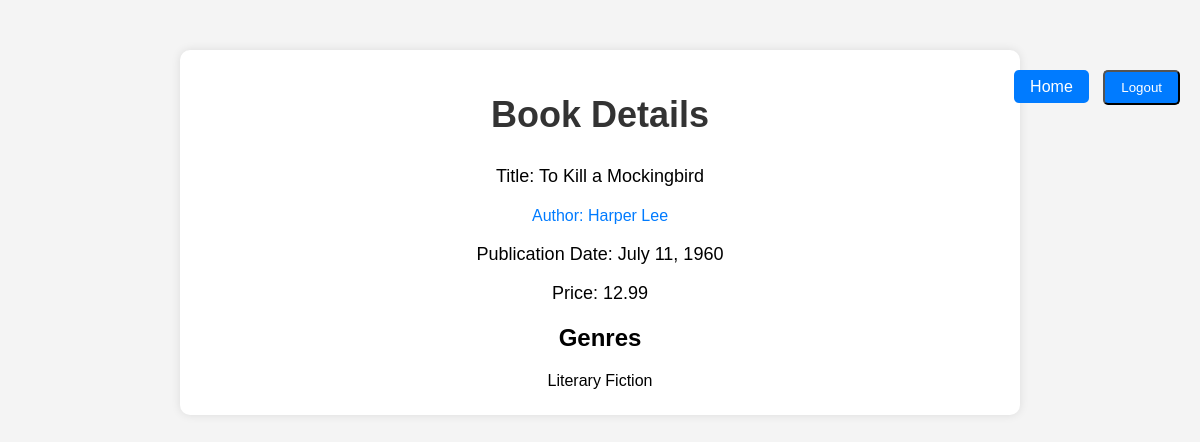
Screenshot of /book/3/ with the database file from the repository.
### library/models.py (models this page shows, shortened)
class Book(models.Model):
    objects = None
    title =models.CharField(max_length=100)
    author=models.ForeignKey(Author,on_delete =models.CASCADE)#In this case, CASCADE means that if an Author object is deleted, all associated Book objects will also be deleted.
    genre=models.ManyToManyField(Genre)
    price =models.DecimalField(max_digits=10,decimal_places =2)
    publication_date=models.DateField()

class Author(models.Model):
    objects = None
    name =models.CharField(max_length =100)
    birth_date =models.DateField()
    nationality =models.CharField(max_length =30)

class Genre(models.Model):
    objects = None
    name =models.CharField(max_length =100)

### library/views.py (the view)
# urls.py: path('book/<int:book_id>/', views.book_detail_view, name='book_detail'),
def book_detail_view(request, book_id):
    book = Book.objects.get(pk=book_id)
    return render(request, 'book_detail.html', {'book': book})

### library/templates/book_detail.html (shortened to what this page needs)
<!DOCTYPE html>
<html lang="en">
<head>
</head>
<body>
    <div class="top-right">
        <a href="{% url 'home' %}" class="btn">Home</a>
        <form action="{% url 'logout' %}" method="post" style="display: inline;">
            <button type="submit" class="btn">Logout</button>
        </form>
    </div>
    <div class="container">
        <h1>Book Details</h1>
        <p>Title: {{ book.title }}</p>
        <p><a href="{% url 'author_detail' book.author.id %}">Author: {{ book.author.name }}</a></p>
        <p>Publication Date: {{ book.publication_date }}</p>
        <p>Price: {{ book.price }}</p>
        <h2>Genres</h2>
        <ul>
            {% for genre in book.genre.all %}
                <li>{{ genre.name }}</li>
            {% endfor %}
        </ul>
    </div>
</body>
</html>

### library/templates/book_detail.html (style rules this page uses)
body { font-family: Arial, sans-serif; background-color: #f4f4f4; margin: 0; padding: 0; text-align: center; position: relative; }
.container { max-width: 800px; margin: 50px auto; padding: 20px; background-color: #fff; border-radius: 10px; box-shadow: 0 0 10px rgba(0, 0, 0, 0.1); }
h1 { color: #333; font-size: 36px; margin-bottom: 30px; }
p { font-size: 18px; margin-bottom: 10px; }
ul { list-style-type: none; padding: 0; margin: 0; text-align: center; }
li { font-size: 16px; margin-bottom: 5px; }
a { font-size: 16px; text-align: left; color: #007bff; text-decoration: none; }
.top-right { position: absolute; top: 20px; right: 20px; }
.btn { background-color: #007bff; color: white; padding: 8px 16px; border-radius: 5px; text-decoration: none; margin-left: 10px; }

### rows the page displays
Book: title "To Kill a Mockingbird", author.name "Harper Lee", publication_date "July 11, 1960", price "12.99"
Genre: name "Literary Fiction"
